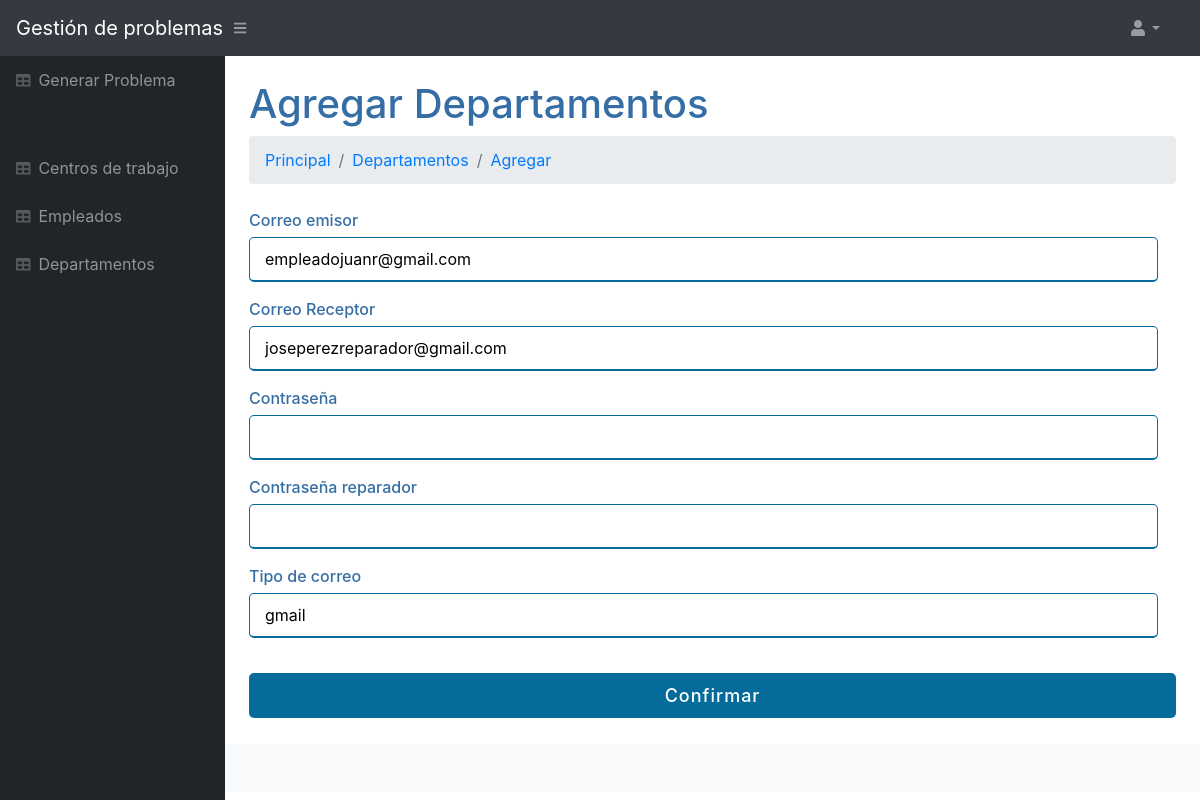
Page /correo/Configuracion.php on the committed database.
### tables this page shows
CREATE TABLE `Correo` (
  `idCorreo` int NOT NULL AUTO_INCREMENT,
  `receptor` varchar(100) DEFAULT NULL,
  `emisor` varchar(100) DEFAULT NULL,
  `password` varchar(250) DEFAULT NULL,
  `host` varchar(45) DEFAULT NULL,
  `passwordS` varchar(250) DEFAULT NULL,
  PRIMARY KEY (`idCorreo`)
);

### correo/Configuracion.php (the view, shortened to what this page needs)
<?php
include("./../conexionBD/conexion.php");
$nombre = $_SESSION['nombreE'];
$queryBuscarConfirguracion ="SELECT * FROM Correo";
$dato = mysqli_query($connLocalhost, $queryBuscarConfirguracion) or trigger_error("El query de inserción de problema falló");
if (mysqli_num_rows($dato)) {
    $correoData = mysqli_fetch_assoc($dato);
}
?>
<!DOCTYPE html>
<html lang="en">
<head>
	<link href="./../css/styleEditar.css" rel="stylesheet" />
	<link href="https://cdn.datatables.net/1.10.20/css/dataTables.bootstrap4.min.css" rel="stylesheet" />
</head>
<body class="sb-nav-fixed">
	<nav class="sb-topnav navbar navbar-expand navbar-dark bg-dark">
		<a class="navbar-brand" href="./../Visualizar/principal.php">Gestión de problemas</a><button class="btn btn-link btn-sm order-1 order-lg-0" id="sidebarToggle" href="#"><i class="fas fa-bars"></i></button>
		<ul class="navbar-nav ml-auto mr-0 mr-md-3 my-2 my-md-0">
			<li class="nav-item dropdown">
				<a class="nav-link dropdown-toggle" id="userDropdown" href="#" role="button" data-toggle="dropdown" aria-haspopup="true" aria-expanded="false"><?php echo $nombre; ?><i class="fas fa-user fa-fw"></i></a>
			</li>
		</ul>
	</nav>
	<div id="layoutSidenav">
		<div id="layoutSidenav_nav">
			<nav class="sb-sidenav accordion sb-sidenav-dark" id="sidenavAccordion">
				<div class="sb-sidenav-menu">
					<div class="nav">
					<a class="nav-link" href="./../correo/correo.php">
                            <div class="sb-nav-link-icon"><i class="fas fa-table"></i></div>
                            Generar Problema
                        </a>
						<div class="sb-sidenav-menu-heading"></div>
						<a class="nav-link" href="./../Visualizar/centrosTrabajo.php">
							<div class="sb-nav-link-icon"><i class="fas fa-table"></i></div>
							Centros de trabajo
						</a><a class="nav-link" href="./../Visualizar/empleados.php">
							<div class="sb-nav-link-icon"><i class="fas fa-table"></i></div>
							Empleados
						</a>
						<a class="nav-link" href="./../Visualizar/Departamentos.php">
							<div class="sb-nav-link-icon"><i class="fas fa-table"></i></div>
							Departamentos
						</a>
					</div>
			</nav>
		</div>
		<div id="layoutSidenav_content">
			<main>
				<div class="container-fluid">
					<h1 class="mt-4">Agregar Departamentos</h1>
					<ol class="breadcrumb mb-4">
						<li class="breadcrumb-item"><a href="./../Visualizar/principal.php">Principal</a></li>
            <li class="breadcrumb-item"><a href="./../Visualizar/Departamentos.php">Departamentos</a></li>
						<li class="breadcrumb-item active"><a href="">Agregar</a></li>
					</ol>
            <form action="Configuracion.php" method='post'>
        <div class="user-details">
          <div class="input-box">
            <span class="details">Correo emisor</span>
            <input type="email" name="emisor" placeholder="Ingrese su correo" value="<?php echo $correoData['emisor']; if (isset($_POST['emisor'])); ?>" />
          </div>
          <div class="input-box">
            <span class="details">Correo Receptor</span>
            <input type="email" name="receptor" placeholder="Ingrese el correo Destinatario" value="<?php echo $correoData['receptor']; if (isset($_POST['receptor'])) ; ?>" />
          </div>
		  <div class="input-box">
            <span class="details">Contraseña</span>
            <input type="password" name="password" placeholder="" value="<?php if (isset($_POST['password'])) echo $_POST['password']; ?>" />
          </div>
		  <div class="input-box">
            <span class="details">Contraseña reparador</span>
            <input type="password" name="passwordS" placeholder="" value="<?php if (isset($_POST['passwordS'])) echo $_POST['passwordS']; ?>" />
          </div>
		  <div class="input-box">
            <span class="details">Tipo de correo</span>
            <input type="text" name="host" placeholder="Ingrese el host" value="<?php echo $correoData['host']; if (isset($_POST['host'])); ?>" />
          </div>
        </div>
        <div class="button">
          <input type="submit" name="agregar_send" value="Confirmar" />
        </div>
    </div>
						</div>
					</div>
			<footer class="py-4 bg-light mt-auto">
			</footer>
</body>
</html>

### rows in the picture
correo: emisor "empleadojuanr@gmail.com", receptor "joseperezreparador@gmail.com", host "gmail"
